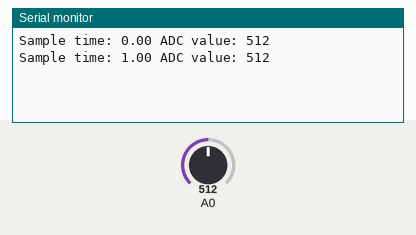
Simulated run of this sketch. Board: Arduino Uno, built with avr-gcc and run on an emulated ATmega328P. On the bench: the last lines printed to the serial monitor. The test bench sets the inputs (shaded band); at power-on: A0 = 512.

Above: at 1.8 s.
1.9 s: A0 set to 716
At 2.7 s:
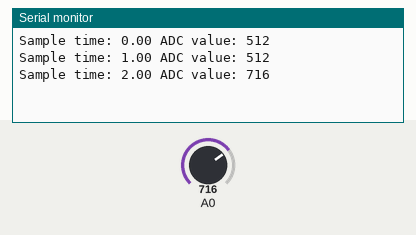
3.4 s: A0 set to 900
At 4.8 s:
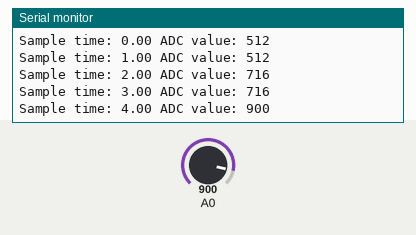
Timing chart, 0 to 6.4 s (numbered marks = the images above; inputs shaded):
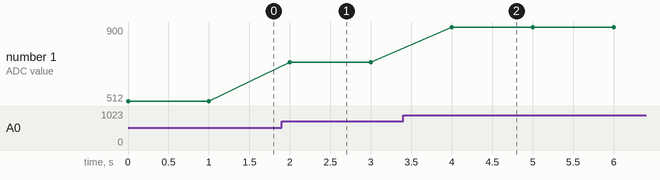

Measured:
- after the input at 1.9 s, the serial monitor: prints a new line after 0.10 s (image 1)
- after the input at 3.4 s, the serial monitor: prints a new line after 0.60 s (image 2)
- plotted number 1: 512 → 716 after the input at 1.9 s, 716 → 900 after the input at 3.4 s

The sketch:

timer_adc_int_example.ino
```cpp
static uint16_t data;
uint8_t byte0, byte1;
volatile boolean sampled;

void setup()
{
  // Start serial at 9600 baud
  Serial.begin(9600);
  // Setup timer and adc registers
  adc_Timer_Setup();
  // Begin adc interrupts
  adc_Timer_Start();
}

// Infinite loop to print sampled values
void loop()
{
  // Wait until sampled flag is set to signal a new sample has been taken
  while(sampled == false);
  sampled = false;
  // Print time and value of adc sample
  Serial.print("Sample time: ");
  Serial.print(millis()/1000.0);
  Serial.print(" ADC value: ");
  Serial.println(data);
}

// ADC conversion complete ISR
ISR(ADC_vect)
{
  // Set sampled flag true to signal to loop() that a new sample is available
  sampled = true;
  byte0 = ADCL;
  byte1 = ADCH;
  // Store the value of the sample in data
  data = (byte1 << 8) | byte0;
}

// This interrupt is required in order to clear the OCF1B bit in register TIFR1. This bit is set when Timer1 equals the value of ICR1.
ISR(TIMER1_COMPB_vect)
{
}

void adc_Timer_Start ()
{
  cli();
  // Enable the ADC
  ADCSRA |= (1 << ADEN);
  // Set conversion bit to zero
  ADCSRA |= (1 << ADSC);
  // Set auto trigger of adc (adc will trigger on the selected signal, in this
  // case timer1 reaching a certain value)
  ADCSRA |= (1 << ADATE);
  // Enable adc interrupts (this allows an interrupt to be called once the adc has
  // finished a conversion
  ADCSRA |= (1 << ADIE);

  // Allow timer interrupts for timer1 B
  TIMSK1 |= (1<<OCIE1B);
  // Set timer value to 0
  TCNT1 = 0;
  sei();
}


void adc_Timer_Setup()
{
  cli();
  // Set Up timer1 ///////////////////////////////////////
  // First set both TCCR1A and TCCR1B to 0, then we will set required bits equal to 1
  TCCR1A = 0;
  TCCR1B = 0;

  // Set timer1 prescaler (to 1024)
  TCCR1B |= 5;

  // Set CTC Mode with TOP value set to be ICR1
  TCCR1B |= (1 << WGM12);
  TCCR1B |= (1 << WGM13);

  // Set TOP value of timer1 to give desired frequency (1Hz)
  ICR1 = 15624;

  // Set Up ADC /////////////////////////////////////////
  // Initialize ADCSRA to 0
  ADCSRA = 0;

  // Set ADC ref voltage to Vcc
  ADMUX &= ~(1 << REFS1);
  ADMUX |=  (1 << REFS0);

  // Set input as A0 pin
  ADMUX &= ~(1 << MUX3);
  ADMUX &= ~(1 << MUX2);
  ADMUX &= ~(1 << MUX1);
  ADMUX &= ~(1 << MUX0);

  // Set ADC clock prescaler to 16
  ADCSRA |= 7;

  // Set the trigger source for adc trigger to timer1 compare match B
  ADCSRB |=  (1 << ADTS2);
  ADCSRB &= ~(1 << ADTS1);
  ADCSRB |=  (1 << ADTS0);
  sei();
}
```
